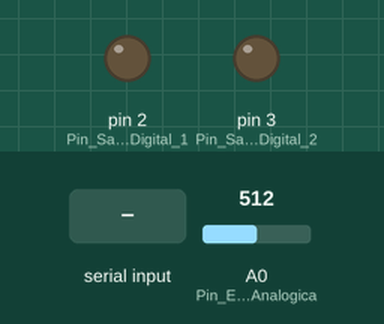
Recording of a sketch running on a simulated Arduino Uno, built with avr-gcc and run on an emulated ATmega328P. Parts: output pins drawn as LEDs (lit = HIGH). The inputs (shaded band) are chosen by the test bench; at power-on: A0 (Pin_Entrada_Analogica) = 512. What the sketch prints to the serial monitor is not drawn.

Above: at 1.2 s.
1.3 s: "1" received over Serial
At 2.2 s:
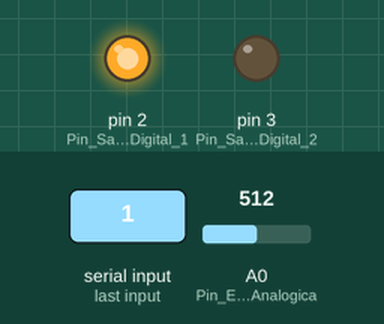
2.9 s: "A" received over Serial
At 3.6 s:
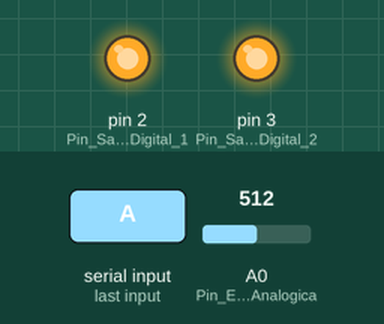
4.5 s: "2" received over Serial
At 5.0 s:
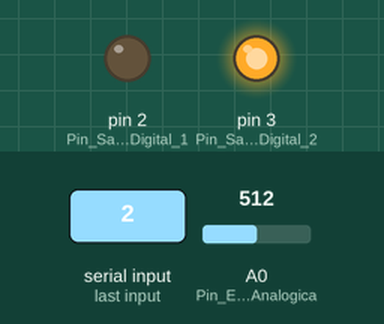
6.1 s: "B" received over Serial
At 7.5 s:
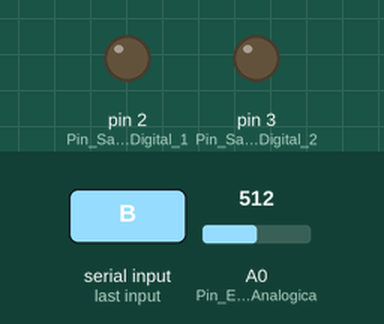
Timing chart, 0 to 8.7 s (numbered marks = the images above; inputs shaded):
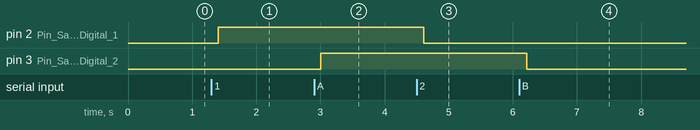

Measured:
- after the input at 1.3 s, pin 2 (Pin_Salida_Digital_1): LOW → HIGH after 0.10 s
- after the input at 2.9 s, pin 3 (Pin_Salida_Digital_2): LOW → HIGH after 0.11 s
- after the input at 4.5 s, pin 2 (Pin_Salida_Digital_1): HIGH → LOW after 0.11 s
- after the input at 6.1 s, pin 3 (Pin_Salida_Digital_2): HIGH → LOW after 0.12 s

The sketch:

Codigo_Arduino.ino
```cpp
//Programa realizado en Aruidno para el trabajo del Ingeniero Arzabala.
//IMEC91N
//-Fernando Alberto Marquez Torres
//-Dilan Rojas
//-Aaron Garcia
//-Oscar Vazquez
//-Jason Robledo


//Profesor, sobrescriba el numero de las siguientes variables
//con el # de pines que usara como LEDS de salida

int Pin_Salida_Digital_1 = 2;
int Pin_Salida_Digital_2 = 3;

//Profesor, Sobrescriba el valor, con el # de Pin analogico que usted usara
int Pin_Entrada_Analogica = A0;


char dato;
void setup() {
  // put your setup code here, to run once:
  pinMode (Pin_Salida_Digital_1,OUTPUT);
  pinMode (Pin_Salida_Digital_2,OUTPUT);
  pinMode (Pin_Entrada_Analogica,INPUT);

  Serial.begin(9600);

}

void loop() {
  // put your main code here, to run repeatedly:
    int Lectura_Serial = analogRead(Pin_Entrada_Analogica);
  float Lectura_Serial_float = (5.0/1023)*Lectura_Serial;
  Serial.println(Lectura_Serial_float);
  delay(200);

  if (Serial.available()>0)
  {
    dato=Serial.read();
    if(dato == '1')
    {
      digitalWrite(Pin_Salida_Digital_1,HIGH);
    }
    if(dato == 'A')
    {
      digitalWrite(Pin_Salida_Digital_2,HIGH);
    }
    if(dato == '2')
    {
      digitalWrite(Pin_Salida_Digital_1,LOW);
    }
    if(dato == 'B')
    {
      digitalWrite(Pin_Salida_Digital_2,LOW);
    }
  }


}
```
